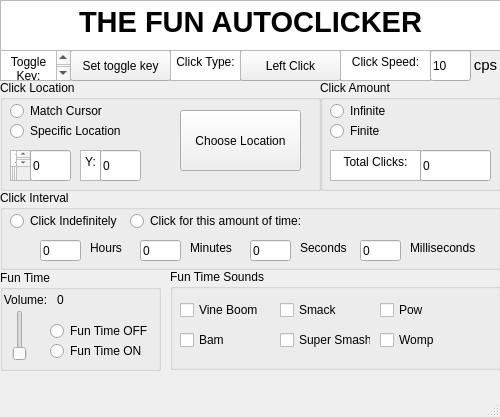
<?xml version="1.0" encoding="UTF-8"?>
<ui version="4.0">
 <class>MainWindow</class>
 <widget class="QMainWindow" name="MainWindow">
  <property name="geometry">
   <rect>
    <x>0</x>
    <y>0</y>
    <width>500</width>
    <height>417</height>
   </rect>
  </property>
  <property name="windowTitle">
   <string>MainWindow</string>
  </property>
  <widget class="QWidget" name="centralwidget">
   <widget class="QPushButton" name="toggleKeyButton">
    <property name="geometry">
     <rect>
      <x>70</x>
      <y>50</y>
      <width>101</width>
      <height>31</height>
     </rect>
    </property>
    <property name="text">
     <string>Set toggle key</string>
    </property>
    <property name="iconSize">
     <size>
      <width>16</width>
      <height>16</height>
     </size>
    </property>
   </widget>
   <widget class="QPushButton" name="clickTypeButton">
    <property name="geometry">
     <rect>
      <x>240</x>
      <y>50</y>
      <width>101</width>
      <height>31</height>
     </rect>
    </property>
    <property name="text">
     <string>Left Click</string>
    </property>
   </widget>
   <widget class="QGroupBox" name="clickLocationGroup">
    <property name="geometry">
     <rect>
      <x>0</x>
      <y>80</y>
      <width>321</width>
      <height>111</height>
     </rect>
    </property>
    <property name="title">
     <string>Click Location</string>
    </property>
    <widget class="QRadioButton" name="matchCursorSetting">
     <property name="geometry">
      <rect>
       <x>10</x>
       <y>20</y>
       <width>111</width>
       <height>22</height>
      </rect>
     </property>
     <property name="text">
      <string>Match Cursor</string>
     </property>
    </widget>
    <widget class="QRadioButton" name="specificLocationSetting">
     <property name="geometry">
      <rect>
       <x>10</x>
       <y>40</y>
       <width>111</width>
       <height>22</height>
      </rect>
     </property>
     <property name="text">
      <string>Specific Location</string>
     </property>
    </widget>
    <widget class="QPushButton" name="chooseLocationButton">
     <property name="geometry">
      <rect>
       <x>180</x>
       <y>30</y>
       <width>121</width>
       <height>61</height>
      </rect>
     </property>
     <property name="text">
      <string>Choose Location</string>
     </property>
    </widget>
    <widget class="QTextBrowser" name="textBrowser_4">
     <property name="geometry">
      <rect>
       <x>10</x>
       <y>70</y>
       <width>21</width>
       <height>31</height>
      </rect>
     </property>
     <property name="html">
      <string>&lt;!DOCTYPE HTML PUBLIC &quot;-//W3C//DTD HTML 4.0//EN&quot; &quot;http://www.w3.org/TR/REC-html40/strict.dtd&quot;&gt;
&lt;html&gt;&lt;head&gt;&lt;meta name=&quot;qrichtext&quot; content=&quot;1&quot; /&gt;&lt;meta charset=&quot;utf-8&quot; /&gt;&lt;style type=&quot;text/css&quot;&gt;
p, li { white-space: pre-wrap; }
hr { height: 1px; border-width: 0; }
li.unchecked::marker { content: &quot;\2610&quot;; }
li.checked::marker { content: &quot;\2612&quot;; }
&lt;/style&gt;&lt;/head&gt;&lt;body style=&quot; font-family:'Segoe UI'; font-size:9pt; font-weight:400; font-style:normal;&quot;&gt;
&lt;p align=&quot;center&quot; style=&quot; margin-top:0px; margin-bottom:0px; margin-left:0px; margin-right:0px; -qt-block-indent:0; text-indent:0px;&quot;&gt;X:&lt;/p&gt;&lt;/body&gt;&lt;/html&gt;</string>
     </property>
    </widget>
    <widget class="QLineEdit" name="xPosEdit">
     <property name="geometry">
      <rect>
       <x>30</x>
       <y>70</y>
       <width>41</width>
       <height>31</height>
      </rect>
     </property>
     <property name="text">
      <string>0</string>
     </property>
    </widget>
    <widget class="QTextBrowser" name="textBrowser_5">
     <property name="geometry">
      <rect>
       <x>80</x>
       <y>70</y>
       <width>21</width>
       <height>31</height>
      </rect>
     </property>
     <property name="html">
      <string>&lt;!DOCTYPE HTML PUBLIC &quot;-//W3C//DTD HTML 4.0//EN&quot; &quot;http://www.w3.org/TR/REC-html40/strict.dtd&quot;&gt;
&lt;html&gt;&lt;head&gt;&lt;meta name=&quot;qrichtext&quot; content=&quot;1&quot; /&gt;&lt;meta charset=&quot;utf-8&quot; /&gt;&lt;style type=&quot;text/css&quot;&gt;
p, li { white-space: pre-wrap; }
hr { height: 1px; border-width: 0; }
li.unchecked::marker { content: &quot;\2610&quot;; }
li.checked::marker { content: &quot;\2612&quot;; }
&lt;/style&gt;&lt;/head&gt;&lt;body style=&quot; font-family:'Segoe UI'; font-size:9pt; font-weight:400; font-style:normal;&quot;&gt;
&lt;p align=&quot;center&quot; style=&quot; margin-top:0px; margin-bottom:0px; margin-left:0px; margin-right:0px; -qt-block-indent:0; text-indent:0px;&quot;&gt;Y:&lt;/p&gt;&lt;/body&gt;&lt;/html&gt;</string>
     </property>
    </widget>
    <widget class="QLineEdit" name="yPosEdit">
     <property name="geometry">
      <rect>
       <x>100</x>
       <y>70</y>
       <width>41</width>
       <height>31</height>
      </rect>
     </property>
     <property name="text">
      <string>0</string>
     </property>
    </widget>
   </widget>
   <widget class="QTextBrowser" name="textBrowser">
    <property name="geometry">
     <rect>
      <x>0</x>
      <y>50</y>
      <width>71</width>
      <height>31</height>
     </rect>
    </property>
    <property name="html">
     <string>&lt;!DOCTYPE HTML PUBLIC &quot;-//W3C//DTD HTML 4.0//EN&quot; &quot;http://www.w3.org/TR/REC-html40/strict.dtd&quot;&gt;
&lt;html&gt;&lt;head&gt;&lt;meta name=&quot;qrichtext&quot; content=&quot;1&quot; /&gt;&lt;meta charset=&quot;utf-8&quot; /&gt;&lt;style type=&quot;text/css&quot;&gt;
p, li { white-space: pre-wrap; }
hr { height: 1px; border-width: 0; }
li.unchecked::marker { content: &quot;\2610&quot;; }
li.checked::marker { content: &quot;\2612&quot;; }
&lt;/style&gt;&lt;/head&gt;&lt;body style=&quot; font-family:'Segoe UI'; font-size:9pt; font-weight:400; font-style:normal;&quot;&gt;
&lt;p align=&quot;center&quot; style=&quot; margin-top:0px; margin-bottom:0px; margin-left:0px; margin-right:0px; -qt-block-indent:0; text-indent:0px;&quot;&gt;Toggle Key:&lt;/p&gt;&lt;/body&gt;&lt;/html&gt;</string>
    </property>
   </widget>
   <widget class="QTextBrowser" name="textBrowser_2">
    <property name="geometry">
     <rect>
      <x>170</x>
      <y>50</y>
      <width>71</width>
      <height>31</height>
     </rect>
    </property>
    <property name="html">
     <string>&lt;!DOCTYPE HTML PUBLIC &quot;-//W3C//DTD HTML 4.0//EN&quot; &quot;http://www.w3.org/TR/REC-html40/strict.dtd&quot;&gt;
&lt;html&gt;&lt;head&gt;&lt;meta name=&quot;qrichtext&quot; content=&quot;1&quot; /&gt;&lt;meta charset=&quot;utf-8&quot; /&gt;&lt;style type=&quot;text/css&quot;&gt;
p, li { white-space: pre-wrap; }
hr { height: 1px; border-width: 0; }
li.unchecked::marker { content: &quot;\2610&quot;; }
li.checked::marker { content: &quot;\2612&quot;; }
&lt;/style&gt;&lt;/head&gt;&lt;body style=&quot; font-family:'Segoe UI'; font-size:9pt; font-weight:400; font-style:normal;&quot;&gt;
&lt;p align=&quot;center&quot; style=&quot; margin-top:0px; margin-bottom:0px; margin-left:0px; margin-right:0px; -qt-block-indent:0; text-indent:0px;&quot;&gt;Click Type:&lt;/p&gt;&lt;/body&gt;&lt;/html&gt;</string>
    </property>
   </widget>
   <widget class="QTextBrowser" name="textBrowser_3">
    <property name="geometry">
     <rect>
      <x>0</x>
      <y>0</y>
      <width>501</width>
      <height>51</height>
     </rect>
    </property>
    <property name="html">
     <string>&lt;!DOCTYPE HTML PUBLIC &quot;-//W3C//DTD HTML 4.0//EN&quot; &quot;http://www.w3.org/TR/REC-html40/strict.dtd&quot;&gt;
&lt;html&gt;&lt;head&gt;&lt;meta name=&quot;qrichtext&quot; content=&quot;1&quot; /&gt;&lt;meta charset=&quot;utf-8&quot; /&gt;&lt;style type=&quot;text/css&quot;&gt;
p, li { white-space: pre-wrap; }
hr { height: 1px; border-width: 0; }
li.unchecked::marker { content: &quot;\2610&quot;; }
li.checked::marker { content: &quot;\2612&quot;; }
&lt;/style&gt;&lt;/head&gt;&lt;body style=&quot; font-family:'Segoe UI'; font-size:9pt; font-weight:400; font-style:normal;&quot;&gt;
&lt;p align=&quot;center&quot; style=&quot; margin-top:0px; margin-bottom:0px; margin-left:0px; margin-right:0px; -qt-block-indent:0; text-indent:0px;&quot;&gt;&lt;span style=&quot; font-size:22pt; font-weight:700;&quot;&gt;THE FUN AUTOCLICKER&lt;/span&gt;&lt;/p&gt;&lt;/body&gt;&lt;/html&gt;</string>
    </property>
   </widget>
   <widget class="QGroupBox" name="clickAmountBox">
    <property name="geometry">
     <rect>
      <x>320</x>
      <y>80</y>
      <width>181</width>
      <height>111</height>
     </rect>
    </property>
    <property name="title">
     <string>Click Amount</string>
    </property>
    <widget class="QRadioButton" name="infiniteClickButton">
     <property name="geometry">
      <rect>
       <x>10</x>
       <y>20</y>
       <width>91</width>
       <height>22</height>
      </rect>
     </property>
     <property name="text">
      <string>Infinite</string>
     </property>
    </widget>
    <widget class="QRadioButton" name="finiteClickButton">
     <property name="geometry">
      <rect>
       <x>10</x>
       <y>40</y>
       <width>91</width>
       <height>22</height>
      </rect>
     </property>
     <property name="text">
      <string>Finite</string>
     </property>
    </widget>
    <widget class="QTextBrowser" name="textBrowser_6">
     <property name="geometry">
      <rect>
       <x>10</x>
       <y>70</y>
       <width>91</width>
       <height>31</height>
      </rect>
     </property>
     <property name="html">
      <string>&lt;!DOCTYPE HTML PUBLIC &quot;-//W3C//DTD HTML 4.0//EN&quot; &quot;http://www.w3.org/TR/REC-html40/strict.dtd&quot;&gt;
&lt;html&gt;&lt;head&gt;&lt;meta name=&quot;qrichtext&quot; content=&quot;1&quot; /&gt;&lt;meta charset=&quot;utf-8&quot; /&gt;&lt;style type=&quot;text/css&quot;&gt;
p, li { white-space: pre-wrap; }
hr { height: 1px; border-width: 0; }
li.unchecked::marker { content: &quot;\2610&quot;; }
li.checked::marker { content: &quot;\2612&quot;; }
&lt;/style&gt;&lt;/head&gt;&lt;body style=&quot; font-family:'Segoe UI'; font-size:9pt; font-weight:400; font-style:normal;&quot;&gt;
&lt;p align=&quot;center&quot; style=&quot; margin-top:0px; margin-bottom:0px; margin-left:0px; margin-right:0px; -qt-block-indent:0; text-indent:0px;&quot;&gt;Total Clicks:&lt;/p&gt;&lt;/body&gt;&lt;/html&gt;</string>
     </property>
    </widget>
    <widget class="QLineEdit" name="totalClicksEdit">
     <property name="geometry">
      <rect>
       <x>100</x>
       <y>70</y>
       <width>71</width>
       <height>31</height>
      </rect>
     </property>
     <property name="text">
      <string>0</string>
     </property>
    </widget>
   </widget>
   <widget class="QGroupBox" name="groupBox">
    <property name="geometry">
     <rect>
      <x>0</x>
      <y>190</y>
      <width>501</width>
      <height>80</height>
     </rect>
    </property>
    <property name="title">
     <string>Click Interval</string>
    </property>
    <widget class="QRadioButton" name="indefiniteTimeButton">
     <property name="geometry">
      <rect>
       <x>10</x>
       <y>20</y>
       <width>111</width>
       <height>22</height>
      </rect>
     </property>
     <property name="text">
      <string>Click Indefinitely</string>
     </property>
    </widget>
    <widget class="QRadioButton" name="definiteTimeButton">
     <property name="geometry">
      <rect>
       <x>130</x>
       <y>20</y>
       <width>181</width>
       <height>22</height>
      </rect>
     </property>
     <property name="text">
      <string>Click for this amount of time:</string>
     </property>
    </widget>
    <widget class="QLineEdit" name="hoursEdit">
     <property name="geometry">
      <rect>
       <x>40</x>
       <y>50</y>
       <width>41</width>
       <height>21</height>
      </rect>
     </property>
     <property name="text">
      <string>0</string>
     </property>
    </widget>
    <widget class="QLabel" name="label">
     <property name="geometry">
      <rect>
       <x>90</x>
       <y>50</y>
       <width>41</width>
       <height>16</height>
      </rect>
     </property>
     <property name="text">
      <string>Hours</string>
     </property>
    </widget>
    <widget class="QLineEdit" name="minutesEdit">
     <property name="geometry">
      <rect>
       <x>140</x>
       <y>50</y>
       <width>41</width>
       <height>21</height>
      </rect>
     </property>
     <property name="text">
      <string>0</string>
     </property>
    </widget>
    <widget class="QLabel" name="label_2">
     <property name="geometry">
      <rect>
       <x>190</x>
       <y>50</y>
       <width>49</width>
       <height>16</height>
      </rect>
     </property>
     <property name="text">
      <string>Minutes</string>
     </property>
    </widget>
    <widget class="QLineEdit" name="secondsEdit">
     <property name="geometry">
      <rect>
       <x>250</x>
       <y>50</y>
       <width>41</width>
       <height>21</height>
      </rect>
     </property>
     <property name="text">
      <string>0</string>
     </property>
    </widget>
    <widget class="QLabel" name="label_3">
     <property name="geometry">
      <rect>
       <x>300</x>
       <y>50</y>
       <width>49</width>
       <height>16</height>
      </rect>
     </property>
     <property name="text">
      <string>Seconds</string>
     </property>
    </widget>
    <widget class="QLineEdit" name="millisecondsEdit">
     <property name="geometry">
      <rect>
       <x>360</x>
       <y>50</y>
       <width>41</width>
       <height>21</height>
      </rect>
     </property>
     <property name="text">
      <string>0</string>
     </property>
    </widget>
    <widget class="QLabel" name="label_4">
     <property name="geometry">
      <rect>
       <x>410</x>
       <y>50</y>
       <width>71</width>
       <height>16</height>
      </rect>
     </property>
     <property name="text">
      <string>Milliseconds</string>
     </property>
    </widget>
   </widget>
   <widget class="QTextBrowser" name="textBrowser_7">
    <property name="geometry">
     <rect>
      <x>340</x>
      <y>50</y>
      <width>91</width>
      <height>31</height>
     </rect>
    </property>
    <property name="html">
     <string>&lt;!DOCTYPE HTML PUBLIC &quot;-//W3C//DTD HTML 4.0//EN&quot; &quot;http://www.w3.org/TR/REC-html40/strict.dtd&quot;&gt;
&lt;html&gt;&lt;head&gt;&lt;meta name=&quot;qrichtext&quot; content=&quot;1&quot; /&gt;&lt;meta charset=&quot;utf-8&quot; /&gt;&lt;style type=&quot;text/css&quot;&gt;
p, li { white-space: pre-wrap; }
hr { height: 1px; border-width: 0; }
li.unchecked::marker { content: &quot;\2610&quot;; }
li.checked::marker { content: &quot;\2612&quot;; }
&lt;/style&gt;&lt;/head&gt;&lt;body style=&quot; font-family:'Segoe UI'; font-size:9pt; font-weight:400; font-style:normal;&quot;&gt;
&lt;p align=&quot;center&quot; style=&quot; margin-top:0px; margin-bottom:0px; margin-left:0px; margin-right:0px; -qt-block-indent:0; text-indent:0px;&quot;&gt;Click Speed:&lt;/p&gt;&lt;/body&gt;&lt;/html&gt;</string>
    </property>
   </widget>
   <widget class="QLineEdit" name="cpsEdit">
    <property name="geometry">
     <rect>
      <x>430</x>
      <y>50</y>
      <width>41</width>
      <height>31</height>
     </rect>
    </property>
    <property name="text">
     <string>10</string>
    </property>
   </widget>
   <widget class="QLabel" name="label_5">
    <property name="geometry">
     <rect>
      <x>470</x>
      <y>55</y>
      <width>31</width>
      <height>21</height>
     </rect>
    </property>
    <property name="text">
     <string>&lt;html&gt;&lt;head/&gt;&lt;body&gt;&lt;p align=&quot;center&quot;&gt;&lt;span style=&quot; font-size:11pt;&quot;&gt;cps&lt;/span&gt;&lt;/p&gt;&lt;/body&gt;&lt;/html&gt;</string>
    </property>
   </widget>
   <widget class="QGroupBox" name="groupBox_2">
    <property name="geometry">
     <rect>
      <x>0</x>
      <y>270</y>
      <width>161</width>
      <height>101</height>
     </rect>
    </property>
    <property name="title">
     <string>Fun Time</string>
    </property>
    <widget class="QLabel" name="label_6">
     <property name="geometry">
      <rect>
       <x>0</x>
       <y>20</y>
       <width>51</width>
       <height>21</height>
      </rect>
     </property>
     <property name="text">
      <string>&lt;html&gt;&lt;head/&gt;&lt;body&gt;&lt;p align=&quot;center&quot;&gt;Volume:&lt;/p&gt;&lt;/body&gt;&lt;/html&gt;</string>
     </property>
    </widget>
    <widget class="QRadioButton" name="funTimeOn">
     <property name="geometry">
      <rect>
       <x>50</x>
       <y>70</y>
       <width>111</width>
       <height>22</height>
      </rect>
     </property>
     <property name="text">
      <string>Fun Time ON</string>
     </property>
    </widget>
    <widget class="QRadioButton" name="funTimeOff">
     <property name="geometry">
      <rect>
       <x>50</x>
       <y>50</y>
       <width>111</width>
       <height>22</height>
      </rect>
     </property>
     <property name="text">
      <string>Fun Time OFF</string>
     </property>
    </widget>
    <widget class="QSlider" name="verticalSlider">
     <property name="geometry">
      <rect>
       <x>10</x>
       <y>40</y>
       <width>20</width>
       <height>51</height>
      </rect>
     </property>
     <property name="maximumSize">
      <size>
       <width>20</width>
       <height>51</height>
      </size>
     </property>
     <property name="orientation">
      <enum>Qt::Orientation::Vertical</enum>
     </property>
    </widget>
    <widget class="QLabel" name="volumeAmount">
     <property name="geometry">
      <rect>
       <x>50</x>
       <y>20</y>
       <width>21</width>
       <height>21</height>
      </rect>
     </property>
     <property name="text">
      <string>&lt;html&gt;&lt;head/&gt;&lt;body&gt;&lt;p align=&quot;center&quot;&gt;0&lt;/p&gt;&lt;/body&gt;&lt;/html&gt;</string>
     </property>
    </widget>
   </widget>
   <widget class="QGroupBox" name="groupBox_3">
    <property name="geometry">
     <rect>
      <x>170</x>
      <y>269</y>
      <width>331</width>
      <height>101</height>
     </rect>
    </property>
    <property name="title">
     <string>Fun Time Sounds</string>
    </property>
    <widget class="QCheckBox" name="vineBoomCheck">
     <property name="geometry">
      <rect>
       <x>10</x>
       <y>30</y>
       <width>81</width>
       <height>22</height>
      </rect>
     </property>
     <property name="text">
      <string>Vine Boom</string>
     </property>
    </widget>
    <widget class="QCheckBox" name="costcoBoomCheck">
     <property name="geometry">
      <rect>
       <x>10</x>
       <y>60</y>
       <width>101</width>
       <height>22</height>
      </rect>
     </property>
     <property name="text">
      <string>Bam</string>
     </property>
    </widget>
    <widget class="QCheckBox" name="smackCheck">
     <property name="geometry">
      <rect>
       <x>110</x>
       <y>30</y>
       <width>77</width>
       <height>22</height>
      </rect>
     </property>
     <property name="text">
      <string>Smack</string>
     </property>
    </widget>
    <widget class="QCheckBox" name="superSmashCheck">
     <property name="geometry">
      <rect>
       <x>110</x>
       <y>60</y>
       <width>91</width>
       <height>22</height>
      </rect>
     </property>
     <property name="text">
      <string>Super Smash</string>
     </property>
    </widget>
    <widget class="QCheckBox" name="powCheck">
     <property name="geometry">
      <rect>
       <x>210</x>
       <y>30</y>
       <width>77</width>
       <height>22</height>
      </rect>
     </property>
     <property name="text">
      <string>Pow</string>
     </property>
    </widget>
    <widget class="QCheckBox" name="wompCheck">
     <property name="geometry">
      <rect>
       <x>210</x>
       <y>60</y>
       <width>77</width>
       <height>22</height>
      </rect>
     </property>
     <property name="text">
      <string>Womp</string>
     </property>
    </widget>
   </widget>
  </widget>
  <widget class="QMenuBar" name="menubar">
   <property name="geometry">
    <rect>
     <x>0</x>
     <y>0</y>
     <width>500</width>
     <height>21</height>
    </rect>
   </property>
  </widget>
  <widget class="QStatusBar" name="statusbar"/>
 </widget>
 <resources/>
 <connections/>
</ui>
